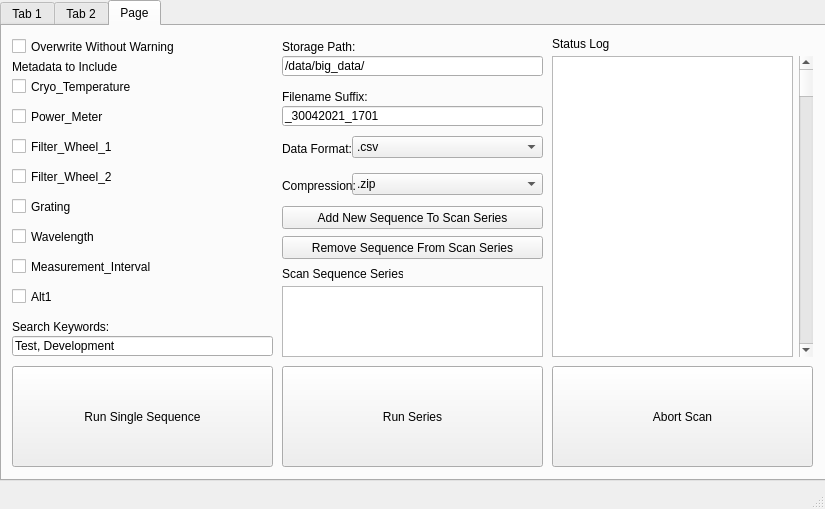
<?xml version="1.0" encoding="UTF-8"?>
<ui version="4.0">
 <class>MainWindow</class>
 <widget class="QMainWindow" name="MainWindow">
  <property name="geometry">
   <rect>
    <x>0</x>
    <y>0</y>
    <width>825</width>
    <height>509</height>
   </rect>
  </property>
  <property name="windowTitle">
   <string>MainWindow</string>
  </property>
  <widget class="QWidget" name="centralwidget">
   <widget class="QTabWidget" name="tabWidget">
    <property name="geometry">
     <rect>
      <x>0</x>
      <y>0</y>
      <width>841</width>
      <height>481</height>
     </rect>
    </property>
    <property name="currentIndex">
     <number>2</number>
    </property>
    <widget class="QWidget" name="Series">
     <attribute name="title">
      <string>Tab 1</string>
     </attribute>
     <widget class="QListWidget" name="listWidget_2">
      <property name="geometry">
       <rect>
        <x>280</x>
        <y>180</y>
        <width>261</width>
        <height>151</height>
       </rect>
      </property>
     </widget>
     <widget class="QLabel" name="label">
      <property name="geometry">
       <rect>
        <x>280</x>
        <y>10</y>
        <width>211</width>
        <height>16</height>
       </rect>
      </property>
      <property name="text">
       <string>Current Sequence Progress</string>
      </property>
     </widget>
     <widget class="QProgressBar" name="progressBar">
      <property name="geometry">
       <rect>
        <x>280</x>
        <y>30</y>
        <width>251</width>
        <height>23</height>
       </rect>
      </property>
      <property name="value">
       <number>24</number>
      </property>
     </widget>
     <widget class="QLabel" name="label_2">
      <property name="geometry">
       <rect>
        <x>280</x>
        <y>50</y>
        <width>161</width>
        <height>20</height>
       </rect>
      </property>
      <property name="text">
       <string>Scan Sequence Series Progress</string>
      </property>
     </widget>
     <widget class="QProgressBar" name="progressBar_2">
      <property name="geometry">
       <rect>
        <x>280</x>
        <y>70</y>
        <width>251</width>
        <height>23</height>
       </rect>
      </property>
      <property name="value">
       <number>24</number>
      </property>
     </widget>
     <widget class="QLabel" name="label_3">
      <property name="geometry">
       <rect>
        <x>280</x>
        <y>160</y>
        <width>221</width>
        <height>16</height>
       </rect>
      </property>
      <property name="text">
       <string>Scan Sequence Series Config Files</string>
      </property>
     </widget>
     <widget class="QPushButton" name="pushButton">
      <property name="geometry">
       <rect>
        <x>10</x>
        <y>340</y>
        <width>261</width>
        <height>101</height>
       </rect>
      </property>
      <property name="text">
       <string>Run Single Sequence</string>
      </property>
     </widget>
     <widget class="QPushButton" name="pushButton_2">
      <property name="geometry">
       <rect>
        <x>280</x>
        <y>340</y>
        <width>261</width>
        <height>101</height>
       </rect>
      </property>
      <property name="text">
       <string>Run Series</string>
      </property>
     </widget>
     <widget class="QPushButton" name="pushButton_3">
      <property name="geometry">
       <rect>
        <x>550</x>
        <y>340</y>
        <width>261</width>
        <height>101</height>
       </rect>
      </property>
      <property name="text">
       <string>Abort Scan</string>
      </property>
     </widget>
     <widget class="QLabel" name="label_4">
      <property name="geometry">
       <rect>
        <x>10</x>
        <y>10</y>
        <width>151</width>
        <height>16</height>
       </rect>
      </property>
      <property name="text">
       <string>Saved Sequence Config Files</string>
      </property>
     </widget>
     <widget class="QLabel" name="label_5">
      <property name="geometry">
       <rect>
        <x>550</x>
        <y>10</y>
        <width>91</width>
        <height>16</height>
       </rect>
      </property>
      <property name="text">
       <string>Status Log</string>
      </property>
     </widget>
     <widget class="QPushButton" name="remove_sequence_button_2">
      <property name="geometry">
       <rect>
        <x>280</x>
        <y>130</y>
        <width>261</width>
        <height>23</height>
       </rect>
      </property>
      <property name="text">
       <string>Remove Sequence From Scan Series</string>
      </property>
     </widget>
     <widget class="QPushButton" name="add_new_sequence_button_2">
      <property name="geometry">
       <rect>
        <x>280</x>
        <y>100</y>
        <width>261</width>
        <height>23</height>
       </rect>
      </property>
      <property name="sizePolicy">
       <sizepolicy hsizetype="Minimum" vsizetype="Maximum">
        <horstretch>0</horstretch>
        <verstretch>0</verstretch>
       </sizepolicy>
      </property>
      <property name="text">
       <string>Add New Sequence To Scan Series</string>
      </property>
     </widget>
     <widget class="QWidget" name="layoutWidget">
      <property name="geometry">
       <rect>
        <x>550</x>
        <y>30</y>
        <width>261</width>
        <height>301</height>
       </rect>
      </property>
      <layout class="QHBoxLayout" name="horizontalLayout_2">
       <item>
        <widget class="QListWidget" name="listWidget_5"/>
       </item>
       <item>
        <widget class="QScrollBar" name="verticalScrollBar_2">
         <property name="orientation">
          <enum>Qt::Vertical</enum>
         </property>
        </widget>
       </item>
      </layout>
     </widget>
     <widget class="QWidget" name="">
      <property name="geometry">
       <rect>
        <x>10</x>
        <y>30</y>
        <width>261</width>
        <height>301</height>
       </rect>
      </property>
      <layout class="QHBoxLayout" name="horizontalLayout">
       <item>
        <widget class="QListWidget" name="listWidget"/>
       </item>
       <item>
        <widget class="QScrollBar" name="verticalScrollBar">
         <property name="orientation">
          <enum>Qt::Vertical</enum>
         </property>
        </widget>
       </item>
      </layout>
     </widget>
    </widget>
    <widget class="QWidget" name="Single">
     <attribute name="title">
      <string>Tab 2</string>
     </attribute>
     <widget class="QLabel" name="label_6">
      <property name="geometry">
       <rect>
        <x>10</x>
        <y>10</y>
        <width>101</width>
        <height>16</height>
       </rect>
      </property>
      <property name="text">
       <string> Grating Selection:</string>
      </property>
     </widget>
     <widget class="QComboBox" name="grating_select_cbox">
      <property name="geometry">
       <rect>
        <x>10</x>
        <y>30</y>
        <width>251</width>
        <height>20</height>
       </rect>
      </property>
      <property name="currentIndex">
       <number>0</number>
      </property>
      <item>
       <property name="text">
        <string>Grating 1 (G1)</string>
       </property>
      </item>
      <item>
       <property name="text">
        <string>Grating 2 (G2)</string>
       </property>
      </item>
      <item>
       <property name="text">
        <string>Grating 3 (G3)</string>
       </property>
      </item>
     </widget>
     <widget class="QLabel" name="sequence_start_wave_label">
      <property name="geometry">
       <rect>
        <x>10</x>
        <y>140</y>
        <width>168</width>
        <height>13</height>
       </rect>
      </property>
      <property name="sizePolicy">
       <sizepolicy hsizetype="Maximum" vsizetype="Maximum">
        <horstretch>0</horstretch>
        <verstretch>0</verstretch>
       </sizepolicy>
      </property>
      <property name="text">
       <string>Sequence Start Wavelength (um.):</string>
      </property>
     </widget>
     <widget class="QLineEdit" name="sequence_wave_start_ledit">
      <property name="geometry">
       <rect>
        <x>10</x>
        <y>160</y>
        <width>251</width>
        <height>20</height>
       </rect>
      </property>
      <property name="sizePolicy">
       <sizepolicy hsizetype="Expanding" vsizetype="Maximum">
        <horstretch>0</horstretch>
        <verstretch>0</verstretch>
       </sizepolicy>
      </property>
      <property name="text">
       <string>0.75</string>
      </property>
      <property name="placeholderText">
       <string/>
      </property>
     </widget>
     <widget class="QLabel" name="sequence_end_wave_label">
      <property name="geometry">
       <rect>
        <x>10</x>
        <y>190</y>
        <width>162</width>
        <height>13</height>
       </rect>
      </property>
      <property name="sizePolicy">
       <sizepolicy hsizetype="Maximum" vsizetype="Maximum">
        <horstretch>0</horstretch>
        <verstretch>0</verstretch>
       </sizepolicy>
      </property>
      <property name="text">
       <string>Sequence End Wavelength (um.):</string>
      </property>
     </widget>
     <widget class="QLineEdit" name="sequence_wave_end_ledit">
      <property name="geometry">
       <rect>
        <x>10</x>
        <y>210</y>
        <width>251</width>
        <height>20</height>
       </rect>
      </property>
      <property name="sizePolicy">
       <sizepolicy hsizetype="Expanding" vsizetype="Maximum">
        <horstretch>0</horstretch>
        <verstretch>0</verstretch>
       </sizepolicy>
      </property>
      <property name="text">
       <string>5.0</string>
      </property>
      <property name="placeholderText">
       <string/>
      </property>
     </widget>
     <widget class="QLabel" name="sequence_wave_step_label">
      <property name="geometry">
       <rect>
        <x>10</x>
        <y>240</y>
        <width>166</width>
        <height>13</height>
       </rect>
      </property>
      <property name="sizePolicy">
       <sizepolicy hsizetype="Maximum" vsizetype="Maximum">
        <horstretch>0</horstretch>
        <verstretch>0</verstretch>
       </sizepolicy>
      </property>
      <property name="text">
       <string>Sequence Wavelength Step (nm.):</string>
      </property>
     </widget>
     <widget class="QLineEdit" name="sequence_wave_step_ledit">
      <property name="geometry">
       <rect>
        <x>10</x>
        <y>260</y>
        <width>251</width>
        <height>20</height>
       </rect>
      </property>
      <property name="sizePolicy">
       <sizepolicy hsizetype="Expanding" vsizetype="Maximum">
        <horstretch>0</horstretch>
        <verstretch>0</verstretch>
       </sizepolicy>
      </property>
      <property name="text">
       <string>1.0</string>
      </property>
      <property name="placeholderText">
       <string>1.0</string>
      </property>
     </widget>
     <widget class="QLabel" name="sequence_measure_int_label">
      <property name="geometry">
       <rect>
        <x>10</x>
        <y>290</y>
        <width>171</width>
        <height>16</height>
       </rect>
      </property>
      <property name="text">
       <string>Sequence Measurement Interval (s):</string>
      </property>
     </widget>
     <widget class="QLineEdit" name="sequence_measure_int_ledit">
      <property name="geometry">
       <rect>
        <x>10</x>
        <y>310</y>
        <width>251</width>
        <height>20</height>
       </rect>
      </property>
      <property name="text">
       <string>5.0</string>
      </property>
      <property name="placeholderText">
       <string/>
      </property>
     </widget>
     <widget class="QLabel" name="sequence_name_label">
      <property name="geometry">
       <rect>
        <x>281</x>
        <y>10</y>
        <width>241</width>
        <height>20</height>
       </rect>
      </property>
      <property name="sizePolicy">
       <sizepolicy hsizetype="Preferred" vsizetype="Maximum">
        <horstretch>0</horstretch>
        <verstretch>0</verstretch>
       </sizepolicy>
      </property>
      <property name="text">
       <string>Sequence Config File Name:</string>
      </property>
     </widget>
     <widget class="QLineEdit" name="sequence_name_ledit">
      <property name="geometry">
       <rect>
        <x>281</x>
        <y>30</y>
        <width>261</width>
        <height>20</height>
       </rect>
      </property>
      <property name="text">
       <string>Seq1</string>
      </property>
      <property name="placeholderText">
       <string/>
      </property>
     </widget>
     <widget class="QPushButton" name="pushButton_4">
      <property name="geometry">
       <rect>
        <x>280</x>
        <y>60</y>
        <width>261</width>
        <height>23</height>
       </rect>
      </property>
      <property name="text">
       <string>Save Sequence Config File</string>
      </property>
     </widget>
     <widget class="QLabel" name="label_7">
      <property name="geometry">
       <rect>
        <x>550</x>
        <y>10</y>
        <width>91</width>
        <height>16</height>
       </rect>
      </property>
      <property name="text">
       <string>Status Log</string>
      </property>
     </widget>
     <widget class="QPushButton" name="pushButton_7">
      <property name="geometry">
       <rect>
        <x>280</x>
        <y>340</y>
        <width>261</width>
        <height>101</height>
       </rect>
      </property>
      <property name="text">
       <string>Run Series</string>
      </property>
     </widget>
     <widget class="QPushButton" name="pushButton_5">
      <property name="geometry">
       <rect>
        <x>10</x>
        <y>340</y>
        <width>261</width>
        <height>101</height>
       </rect>
      </property>
      <property name="text">
       <string>Run Single Sequence</string>
      </property>
     </widget>
     <widget class="QPushButton" name="pushButton_6">
      <property name="geometry">
       <rect>
        <x>550</x>
        <y>340</y>
        <width>261</width>
        <height>101</height>
       </rect>
      </property>
      <property name="text">
       <string>Abort Scan</string>
      </property>
     </widget>
     <widget class="QComboBox" name="osf_select_cbox">
      <property name="geometry">
       <rect>
        <x>10</x>
        <y>70</y>
        <width>251</width>
        <height>20</height>
       </rect>
      </property>
      <item>
       <property name="text">
        <string>OSF1</string>
       </property>
      </item>
      <item>
       <property name="text">
        <string>OSF2</string>
       </property>
      </item>
      <item>
       <property name="text">
        <string>OSF3</string>
       </property>
      </item>
      <item>
       <property name="text">
        <string>OSF4</string>
       </property>
      </item>
     </widget>
     <widget class="QLabel" name="osf_select_label">
      <property name="geometry">
       <rect>
        <x>10</x>
        <y>50</y>
        <width>251</width>
        <height>21</height>
       </rect>
      </property>
      <property name="text">
       <string>Filter Selection:</string>
      </property>
     </widget>
     <widget class="QPushButton" name="remove_sequence_button_3">
      <property name="geometry">
       <rect>
        <x>280</x>
        <y>130</y>
        <width>261</width>
        <height>23</height>
       </rect>
      </property>
      <property name="text">
       <string>Remove Sequence From Scan Series</string>
      </property>
     </widget>
     <widget class="QLabel" name="label_8">
      <property name="geometry">
       <rect>
        <x>280</x>
        <y>160</y>
        <width>121</width>
        <height>16</height>
       </rect>
      </property>
      <property name="text">
       <string>Scan Sequence Series</string>
      </property>
     </widget>
     <widget class="QPushButton" name="add_new_sequence_button_3">
      <property name="geometry">
       <rect>
        <x>280</x>
        <y>100</y>
        <width>261</width>
        <height>23</height>
       </rect>
      </property>
      <property name="sizePolicy">
       <sizepolicy hsizetype="Minimum" vsizetype="Maximum">
        <horstretch>0</horstretch>
        <verstretch>0</verstretch>
       </sizepolicy>
      </property>
      <property name="text">
       <string>Add New Sequence To Scan Series</string>
      </property>
     </widget>
     <widget class="QListWidget" name="listWidget_3">
      <property name="geometry">
       <rect>
        <x>280</x>
        <y>180</y>
        <width>261</width>
        <height>151</height>
       </rect>
      </property>
     </widget>
     <widget class="QLabel" name="osf_select_label_2">
      <property name="geometry">
       <rect>
        <x>10</x>
        <y>90</y>
        <width>251</width>
        <height>21</height>
       </rect>
      </property>
      <property name="text">
       <string>Shutter</string>
      </property>
     </widget>
     <widget class="QComboBox" name="osf_select_cbox_2">
      <property name="geometry">
       <rect>
        <x>10</x>
        <y>110</y>
        <width>251</width>
        <height>20</height>
       </rect>
      </property>
      <item>
       <property name="text">
        <string>Open</string>
       </property>
      </item>
      <item>
       <property name="text">
        <string>Closed</string>
       </property>
      </item>
     </widget>
     <widget class="QWidget" name="layoutWidget_2">
      <property name="geometry">
       <rect>
        <x>550</x>
        <y>30</y>
        <width>261</width>
        <height>301</height>
       </rect>
      </property>
      <layout class="QHBoxLayout" name="horizontalLayout_3">
       <item>
        <widget class="QListWidget" name="listWidget_6"/>
       </item>
       <item>
        <widget class="QScrollBar" name="verticalScrollBar_3">
         <property name="orientation">
          <enum>Qt::Vertical</enum>
         </property>
        </widget>
       </item>
      </layout>
     </widget>
    </widget>
    <widget class="QWidget" name="Settings">
     <attribute name="title">
      <string>Page</string>
     </attribute>
     <widget class="QLabel" name="label_9">
      <property name="geometry">
       <rect>
        <x>10</x>
        <y>20</y>
        <width>131</width>
        <height>41</height>
       </rect>
      </property>
      <property name="text">
       <string>Metadata to Include</string>
      </property>
     </widget>
     <widget class="QCheckBox" name="checkBox">
      <property name="geometry">
       <rect>
        <x>10</x>
        <y>50</y>
        <width>141</width>
        <height>21</height>
       </rect>
      </property>
      <property name="text">
       <string>Cryo_Temperature</string>
      </property>
     </widget>
     <widget class="QCheckBox" name="checkBox_2">
      <property name="geometry">
       <rect>
        <x>10</x>
        <y>80</y>
        <width>141</width>
        <height>21</height>
       </rect>
      </property>
      <property name="text">
       <string>Power_Meter</string>
      </property>
     </widget>
     <widget class="QCheckBox" name="checkBox_3">
      <property name="geometry">
       <rect>
        <x>10</x>
        <y>110</y>
        <width>141</width>
        <height>21</height>
       </rect>
      </property>
      <property name="text">
       <string>Filter_Wheel_1</string>
      </property>
     </widget>
     <widget class="QCheckBox" name="checkBox_4">
      <property name="geometry">
       <rect>
        <x>10</x>
        <y>140</y>
        <width>141</width>
        <height>21</height>
       </rect>
      </property>
      <property name="text">
       <string>Filter_Wheel_2</string>
      </property>
     </widget>
     <widget class="QCheckBox" name="checkBox_5">
      <property name="geometry">
       <rect>
        <x>10</x>
        <y>170</y>
        <width>141</width>
        <height>21</height>
       </rect>
      </property>
      <property name="text">
       <string>Grating</string>
      </property>
     </widget>
     <widget class="QCheckBox" name="checkBox_6">
      <property name="geometry">
       <rect>
        <x>10</x>
        <y>200</y>
        <width>141</width>
        <height>21</height>
       </rect>
      </property>
      <property name="text">
       <string>Wavelength</string>
      </property>
     </widget>
     <widget class="QCheckBox" name="checkBox_7">
      <property name="geometry">
       <rect>
        <x>10</x>
        <y>230</y>
        <width>141</width>
        <height>21</height>
       </rect>
      </property>
      <property name="text">
       <string>Measurement_Interval</string>
      </property>
     </widget>
     <widget class="QCheckBox" name="checkBox_8">
      <property name="geometry">
       <rect>
        <x>10</x>
        <y>260</y>
        <width>141</width>
        <height>21</height>
       </rect>
      </property>
      <property name="text">
       <string>Alt1</string>
      </property>
     </widget>
     <widget class="QLabel" name="label_10">
      <property name="geometry">
       <rect>
        <x>10</x>
        <y>280</y>
        <width>121</width>
        <height>41</height>
       </rect>
      </property>
      <property name="text">
       <string>Search Keywords:</string>
      </property>
     </widget>
     <widget class="QLineEdit" name="sequence_name_ledit_2">
      <property name="geometry">
       <rect>
        <x>280</x>
        <y>30</y>
        <width>261</width>
        <height>20</height>
       </rect>
      </property>
      <property name="text">
       <string>/data/big_data/</string>
      </property>
      <property name="placeholderText">
       <string/>
      </property>
     </widget>
     <widget class="QLabel" name="label_11">
      <property name="geometry">
       <rect>
        <x>280</x>
        <y>10</y>
        <width>121</width>
        <height>21</height>
       </rect>
      </property>
      <property name="text">
       <string>Storage Path:</string>
      </property>
     </widget>
     <widget class="QLineEdit" name="sequence_name_ledit_3">
      <property name="geometry">
       <rect>
        <x>280</x>
        <y>80</y>
        <width>261</width>
        <height>20</height>
       </rect>
      </property>
      <property name="text">
       <string>_30042021_1701</string>
      </property>
      <property name="placeholderText">
       <string/>
      </property>
     </widget>
     <widget class="QLabel" name="label_12">
      <property name="geometry">
       <rect>
        <x>280</x>
        <y>60</y>
        <width>121</width>
        <height>21</height>
       </rect>
      </property>
      <property name="text">
       <string>Filename Suffix:</string>
      </property>
     </widget>
     <widget class="QLabel" name="label_13">
      <property name="geometry">
       <rect>
        <x>280</x>
        <y>113</y>
        <width>81</width>
        <height>20</height>
       </rect>
      </property>
      <property name="text">
       <string>Data Format:</string>
      </property>
     </widget>
     <widget class="QComboBox" name="comboBox">
      <property name="geometry">
       <rect>
        <x>350</x>
        <y>110</y>
        <width>191</width>
        <height>22</height>
       </rect>
      </property>
      <item>
       <property name="text">
        <string>.csv</string>
       </property>
      </item>
      <item>
       <property name="text">
        <string>.json</string>
       </property>
      </item>
      <item>
       <property name="text">
        <string>.parquet</string>
       </property>
      </item>
     </widget>
     <widget class="QComboBox" name="comboBox_2">
      <property name="geometry">
       <rect>
        <x>350</x>
        <y>147</y>
        <width>191</width>
        <height>22</height>
       </rect>
      </property>
      <item>
       <property name="text">
        <string>.zip</string>
       </property>
      </item>
      <item>
       <property name="text">
        <string>.tgz</string>
       </property>
      </item>
      <item>
       <property name="text">
        <string>.tar</string>
       </property>
      </item>
     </widget>
     <widget class="QLabel" name="label_14">
      <property name="geometry">
       <rect>
        <x>280</x>
        <y>150</y>
        <width>81</width>
        <height>20</height>
       </rect>
      </property>
      <property name="text">
       <string>Compression:</string>
      </property>
     </widget>
     <widget class="QLineEdit" name="sequence_name_ledit_4">
      <property name="geometry">
       <rect>
        <x>10</x>
        <y>310</y>
        <width>261</width>
        <height>20</height>
       </rect>
      </property>
      <property name="text">
       <string>Test, Development</string>
      </property>
      <property name="placeholderText">
       <string/>
      </property>
     </widget>
     <widget class="QCheckBox" name="checkBox_10">
      <property name="geometry">
       <rect>
        <x>10</x>
        <y>10</y>
        <width>221</width>
        <height>21</height>
       </rect>
      </property>
      <property name="text">
       <string>Overwrite Without Warning</string>
      </property>
     </widget>
     <widget class="QPushButton" name="pushButton_8">
      <property name="geometry">
       <rect>
        <x>10</x>
        <y>340</y>
        <width>261</width>
        <height>101</height>
       </rect>
      </property>
      <property name="text">
       <string>Run Single Sequence</string>
      </property>
     </widget>
     <widget class="QLabel" name="label_15">
      <property name="geometry">
       <rect>
        <x>550</x>
        <y>10</y>
        <width>91</width>
        <height>16</height>
       </rect>
      </property>
      <property name="text">
       <string>Status Log</string>
      </property>
     </widget>
     <widget class="QPushButton" name="pushButton_9">
      <property name="geometry">
       <rect>
        <x>550</x>
        <y>340</y>
        <width>261</width>
        <height>101</height>
       </rect>
      </property>
      <property name="text">
       <string>Abort Scan</string>
      </property>
     </widget>
     <widget class="QPushButton" name="pushButton_10">
      <property name="geometry">
       <rect>
        <x>280</x>
        <y>340</y>
        <width>261</width>
        <height>101</height>
       </rect>
      </property>
      <property name="text">
       <string>Run Series</string>
      </property>
     </widget>
     <widget class="QPushButton" name="add_new_sequence_button_4">
      <property name="geometry">
       <rect>
        <x>280</x>
        <y>180</y>
        <width>261</width>
        <height>23</height>
       </rect>
      </property>
      <property name="sizePolicy">
       <sizepolicy hsizetype="Minimum" vsizetype="Maximum">
        <horstretch>0</horstretch>
        <verstretch>0</verstretch>
       </sizepolicy>
      </property>
      <property name="text">
       <string>Add New Sequence To Scan Series</string>
      </property>
     </widget>
     <widget class="QPushButton" name="remove_sequence_button_4">
      <property name="geometry">
       <rect>
        <x>280</x>
        <y>210</y>
        <width>261</width>
        <height>23</height>
       </rect>
      </property>
      <property name="text">
       <string>Remove Sequence From Scan Series</string>
      </property>
     </widget>
     <widget class="QLabel" name="label_16">
      <property name="geometry">
       <rect>
        <x>280</x>
        <y>240</y>
        <width>121</width>
        <height>16</height>
       </rect>
      </property>
      <property name="text">
       <string>Scan Sequence Series</string>
      </property>
     </widget>
     <widget class="QListWidget" name="listWidget_4">
      <property name="geometry">
       <rect>
        <x>280</x>
        <y>260</y>
        <width>261</width>
        <height>71</height>
       </rect>
      </property>
     </widget>
     <widget class="QWidget" name="layoutWidget_3">
      <property name="geometry">
       <rect>
        <x>550</x>
        <y>30</y>
        <width>261</width>
        <height>301</height>
       </rect>
      </property>
      <layout class="QHBoxLayout" name="horizontalLayout_4">
       <item>
        <widget class="QListWidget" name="listWidget_7"/>
       </item>
       <item>
        <widget class="QScrollBar" name="verticalScrollBar_4">
         <property name="orientation">
          <enum>Qt::Vertical</enum>
         </property>
        </widget>
       </item>
      </layout>
     </widget>
    </widget>
   </widget>
  </widget>
  <widget class="QMenuBar" name="menubar">
   <property name="geometry">
    <rect>
     <x>0</x>
     <y>0</y>
     <width>825</width>
     <height>21</height>
    </rect>
   </property>
  </widget>
  <widget class="QStatusBar" name="statusbar"/>
 </widget>
 <resources/>
 <connections/>
</ui>
